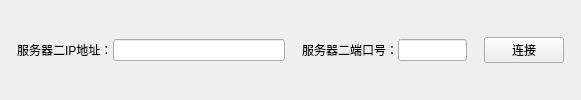
        <widget class="QWidget" name="ui_lamp_serverinfo_widget_2" native="true">
         <layout class="QHBoxLayout" name="horizontalLayout_13" stretch="1,2,10,1,2,4,1,4,1">
          <property name="spacing">
           <number>0</number>
          </property>
          <property name="leftMargin">
           <number>0</number>
          </property>
          <property name="topMargin">
           <number>0</number>
          </property>
          <property name="rightMargin">
           <number>0</number>
          </property>
          <property name="bottomMargin">
           <number>0</number>
          </property>
          <item>
           <spacer name="horizontalSpacer_47">
            <property name="orientation">
             <enum>Qt::Horizontal</enum>
            </property>
            <property name="sizeHint" stdset="0">
             <size>
              <width>18</width>
              <height>20</height>
             </size>
            </property>
           </spacer>
          </item>
          <item>
           <widget class="QLabel" name="label_23">
            <property name="text">
             <string>服务器二IP地址：</string>
            </property>
           </widget>
          </item>
          <item>
           <widget class="QLineEdit" name="ui_lamp_server_ip2"/>
          </item>
          <item>
           <spacer name="horizontalSpacer_48">
            <property name="orientation">
             <enum>Qt::Horizontal</enum>
            </property>
            <property name="sizeHint" stdset="0">
             <size>
              <width>18</width>
              <height>20</height>
             </size>
            </property>
           </spacer>
          </item>
          <item>
           <widget class="QLabel" name="label_24">
            <property name="text">
             <string>服务器二端口号：</string>
            </property>
           </widget>
          </item>
          <item>
           <widget class="QLineEdit" name="ui_lamp_server_port2"/>
          </item>
          <item>
           <spacer name="horizontalSpacer_49">
            <property name="orientation">
             <enum>Qt::Horizontal</enum>
            </property>
            <property name="sizeHint" stdset="0">
             <size>
              <width>17</width>
              <height>20</height>
             </size>
            </property>
           </spacer>
          </item>
          <item>
           <widget class="QPushButton" name="ui_lamp_connect_btn2">
            <property name="text">
             <string>连接</string>
            </property>
           </widget>
          </item>
          <item>
           <spacer name="horizontalSpacer_50">
            <property name="orientation">
             <enum>Qt::Horizontal</enum>
            </property>
            <property name="sizeHint" stdset="0">
             <size>
              <width>40</width>
              <height>20</height>
             </size>
            </property>
           </spacer>
          </item>
         </layout>
        </widget>
